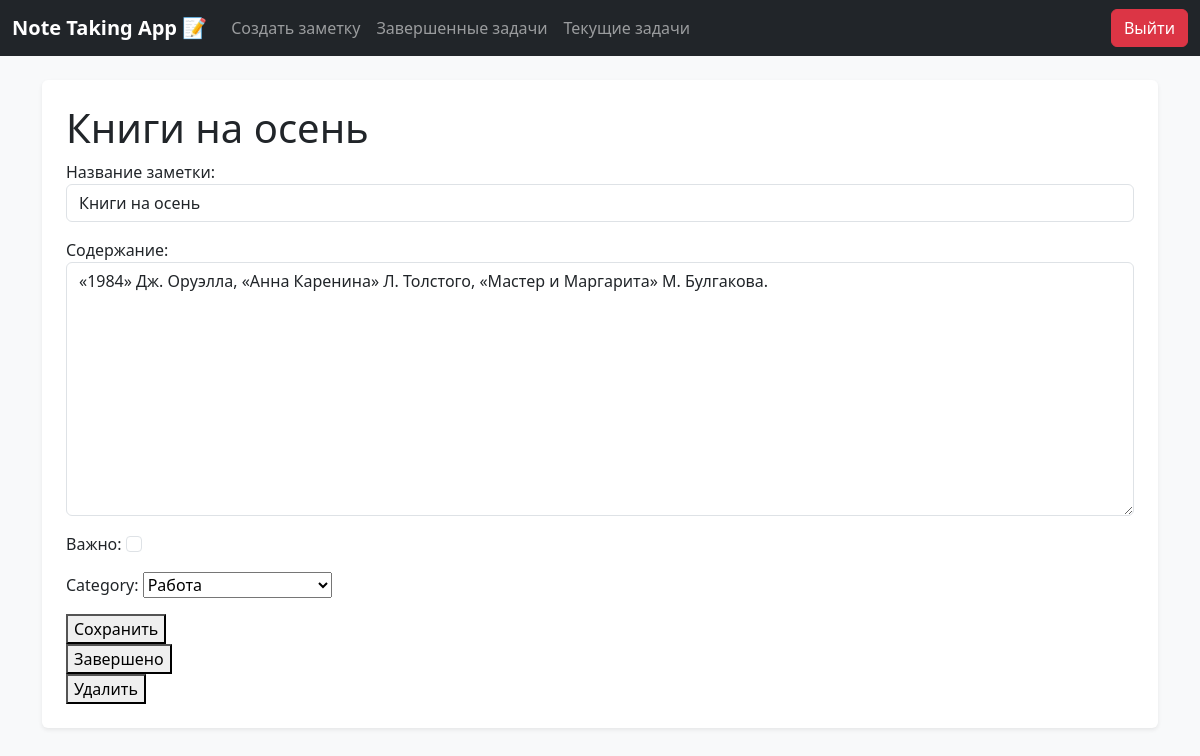
Page /todoread/10/ (signed in) on the committed database.
### todo/models.py (models this page shows, shortened)
class Todo(models.Model):
    title = models.CharField(max_length=256, verbose_name='Название заметки')
    content = models.TextField(blank=True, verbose_name='Содержание')
    time_create = models.DateTimeField(auto_now_add=True, verbose_name='Время создания')
    time_done = models.DateTimeField(null=True, blank=True, verbose_name='Время завершения')
    time_update = models.DateTimeField(auto_now=True, verbose_name='Время обновления')
    important = models.BooleanField(default=False, verbose_name='Важно')
    user = models.ForeignKey(User, on_delete=models.CASCADE)
    category = models.ForeignKey('Categories', on_delete=models.PROTECT,null=True, blank=True, verbose_name='Категория')
    class Meta:
        ordering = ['-time_create']
        indexes = [
            models.Index(fields=['-time_create'])
        ]

### todo/views.py (the view, shortened to what this page needs)
# urls.py: path('todoread/<int:todo_pk>/', views.todoread, name='todoread'),
@login_required
def todoread(request, todo_pk):
    read = get_object_or_404(Todo, pk=todo_pk, user=request.user)
    form_correct = ToDoForm(instance=read)
    return render(request, 'todo/todoread.html', {"list_todos": read, 'correct': form_correct})

### todo/forms.py
class ToDoForm(forms.ModelForm):
    category = forms.ModelChoiceField(queryset=Categories.objects.all(),empty_label='Выберите категорию',required=False
    )
    class Meta:
        model = Todo
        fields = ['title', 'content', 'important','category']
        widgets = {
            'title': forms.TextInput(attrs={'class': 'form-control'}),
            'content': forms.Textarea(attrs={'class': 'form-control','rows': 10, 'cols': 80,}),
            'important': forms.CheckboxInput(attrs={'class': 'form-check-input'}),
        }

### todo/models.py (called while the page is built)
    def __str__(self):
        return self.name

### todo/templates/todo/todoread.html (shortened to what this page needs)
{% extends 'base.html' %}
{% block content %}
<h1>{{ list_todos.title }}</h1>
<form method="post">
        {{ correct.as_p }}
    <button type="submit">Сохранить</button>
</form>
<form method="post", action="{% url 'tododone' list_todos.id %}">
    <button type="submit">Завершено</button>
</form>
<form method="post", action="{% url 'totoddelete' list_todos.id %}">
    <button type="submit">Удалить</button>
</form>
{% endblock %}

### todo/static/todo/css/style.css (style rules this page uses)
body { font-family: Arial, sans-serif; background-color: #f8f9fa; }

### rows in the picture
Todo: title "Книги на осень", content "«1984» Дж. Оруэлла, «Анна Каренина» Л. Толстого, «Мастер и Маргарита» М. Булгакова.", category "Работа"
